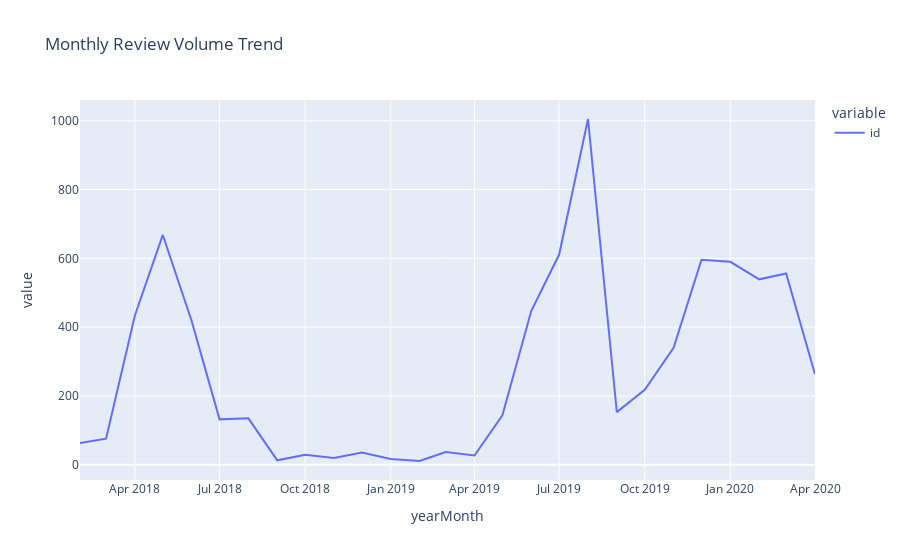

This figure's notebook cell:
### Code cell
# Monthly Review Volume Trend
data = df.groupby("yearMonth")["id"].count()
monthly_rev_trend_fig = px.line(data,  title="Monthly Review Volume Trend")
monthly_rev_trend_fig.show()

### Figure 1 — Plotly figure (JSON) as saved in the notebook; plotly's stock layout.template omitted (floating-point values rounded to 4 significant figures)
{"data": [{"hovertemplate": "variable=id<br>yearMonth=%{x}<br>value=%{y}<extra></extra>", "legendgroup": "id", "line": {"color": "#636efa", "dash": "solid"}, "marker": {"symbol": "circle"}, "mode": "lines", "name": "id", "orientation": "v", "showlegend": true, "type": "scatter", "x": ["2018-02", "2018-03", "2018-04", "2018-05", "2018-06", "2018-07", "2018-08", "2018-09", "2018-10", "2018-11", "2018-12", "2019-01", "2019-02", "2019-03", "2019-04", "2019-05", "2019-06", "2019-07", "2019-08", "2019-09", "2019-10", "2019-11", "2019-12", "2020-01", "2020-02", "2020-03", "2020-04"], "xaxis": "x", "y": [63, 76, 434, 668, 418, 132, 135, 13, 29, 20, 36, 17, 11, 37, 27, 144, 447, 611, 1005, 153, 218, 340, 596, 590, 539, 556, 263], "yaxis": "y"}], "layout": {"legend": {"title": {"text": "variable"}, "tracegroupgap": 0}, "title": {"text": "Monthly Review Volume Trend"}, "xaxis": {"anchor": "y", "domain": [0, 1], "title": {"text": "yearMonth"}}, "yaxis": {"anchor": "x", "domain": [0, 1], "title": {"text": "value"}}}}
